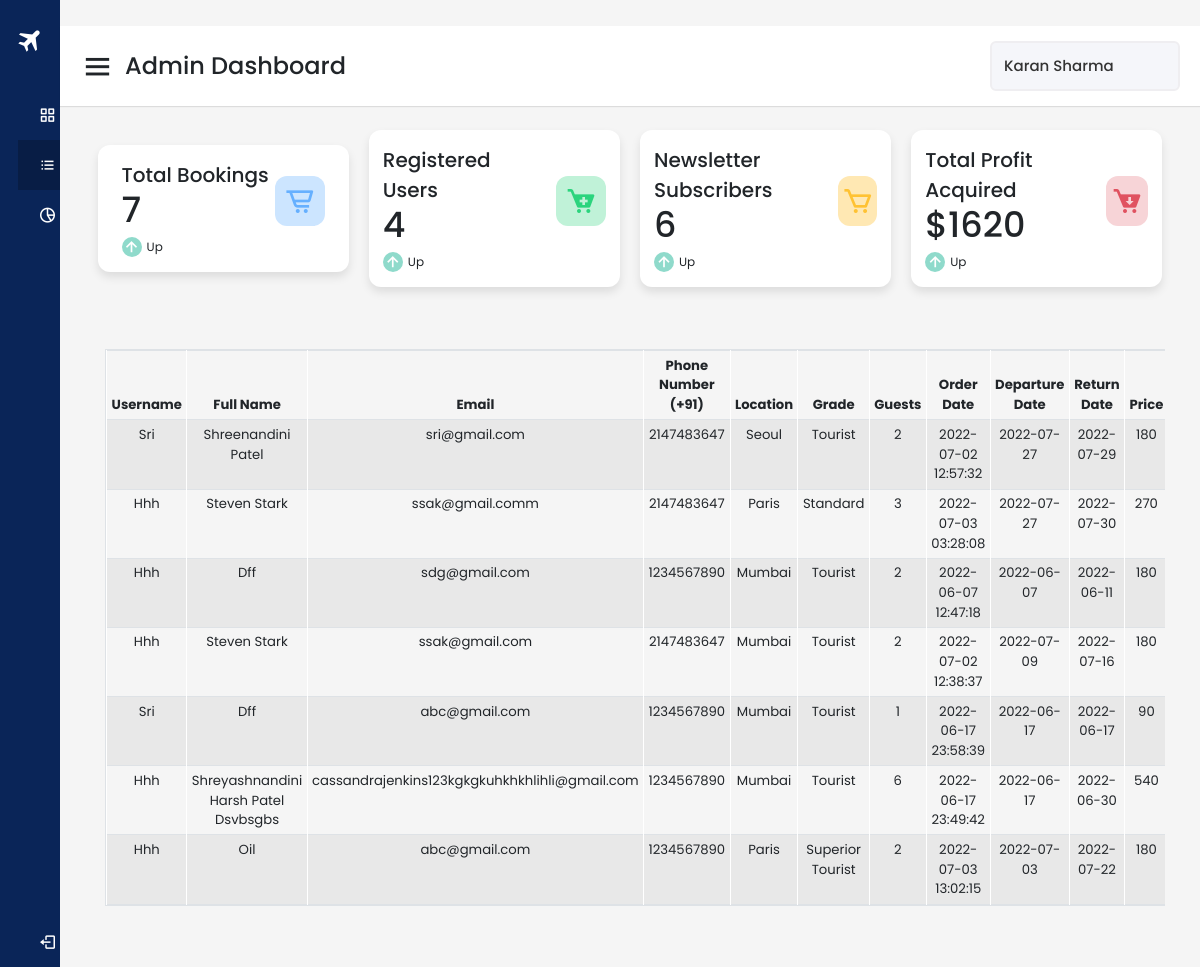
Page /adminbook.php (signed in) on the committed database.
### tables this page shows
CREATE TABLE IF NOT EXISTS `book` (
  `id` int NOT NULL AUTO_INCREMENT,
  `username` varchar(100) NOT NULL,
  `name` varchar(100) NOT NULL,
  `email` varchar(100) NOT NULL,
  `phone` int NOT NULL,
  `order_date` timestamp NOT NULL DEFAULT CURRENT_TIMESTAMP,
  `location` varchar(100) NOT NULL,
  `grade` varchar(100) NOT NULL,
  `guests` int NOT NULL,
  `departure_date` date NOT NULL,
  `return_date` date NOT NULL,
  `price` double NOT NULL,
  PRIMARY KEY (`id`)
);

### adminbook.php (the view, shortened to what this page needs)
<?php session_start();
include('dbconnection.php');
?>
<!DOCTYPE html>
<html lang="en" dir="ltr">
<head>
    <link rel="stylesheet" href="style.css">
    <link href='https://unpkg.com/boxicons@2.0.7/css/boxicons.min.css' rel='stylesheet'>
    <link rel="stylesheet" href="style.css">
    <link href="https://cdn.jsdelivr.net/npm/bootstrap@5.2.0-beta1/dist/css/bootstrap.min.css" rel="stylesheet">
    <link rel="stylesheet" href="https://cdnjs.cloudflare.com/ajax/libs/font-awesome/6.1.1/css/all.min.css" />
</head>
<body>
    <div class="sidebar">
        <div class="logo-details">
            <i class='bx bxs-plane-alt'></i>
            <a href="index.php" class="logo text-decoration-none">
                <div class="wrapper logo_name">
                    <span>T</span>
                    <span>R</span>
                    <span>A</span>
                    <span>V</span>
                    <span>E</span>
                    <span>L</span>
                </div>
            </a>
        </div>
        <ul class="nav-links">
            <li>
                <a href="admin.php">
                    <i class='bx bx-grid-alt'></i>
                    <span class="links_name">Admin Dashboard</span>
                </a>
            </li>
            <li>
                <a href="adminbook.php" class="active">
                    <i class='bx bx-list-ul'></i>
                    <span class="links_name">List of Bookings</span>
                </a>
            </li>
            <li>
                <a href="analytics.php">
                    <i class='bx bx-pie-chart-alt-2'></i>
                    <span class="links_name">Registered Users</span>
                </a>
            </li>
            <li class="log_out">
                <a href="admin.php?adminlogout='1'">
                    <i class='bx bx-log-out'></i>
                    <span class="links_name">Log out</span>
                </a>
            </li>
        </ul>
    </div>
    <section class="home-section">
        <nav>
            <div class="sidebar-button">
                <i class='bx bx-menu sidebarBtn'></i>
                <span class="dashboard">Admin Dashboard</span>
            </div>
            <div class="profile-details">
                <span class="admin_name">
                    <?php
                    $result = mysqli_query($conn, "SELECT name FROM admin WHERE username='" . $_SESSION['admin'] . "'");
                    $res = mysqli_fetch_array($result, MYSQLI_ASSOC);
                    echo $res['name'];
                    ?>
                </span>
            </div>
        </nav>
        <div class="home-content">
            <div class="overview-boxes">
                <div class="box">
                    <div class="right-side">
                        <div class="box-topic">Total Bookings</div>
                        <div class="number">
                            <?php
                            $result = mysqli_query($conn, "SELECT * FROM book");
                            $res = mysqli_num_rows($result);
                            echo $res;
                            ?>
                        </div>
                        <div class="indicator">
                            <i class='bx bx-up-arrow-alt'></i>
                            <span class="text">Up</span>
                        </div>
                    </div>
                    <i class='bx bx-cart-alt cart'></i>
                </div>
                <div class="box">
                    <div class="right-side">
                        <div class="box-topic">Registered Users</div>
                        <div class="number">
                            <?php
                            $result = mysqli_query($conn, "SELECT * FROM users");
                            $res = mysqli_num_rows($result);
                            echo $res;
                            ?>
                        </div>
                        <div class="indicator">
                            <i class='bx bx-up-arrow-alt'></i>
                            <span class="text">Up</span>
                        </div>
                    </div>
                    <i class='bx bxs-cart-add cart two'></i>
                </div>
                <div class="box">
                    <div class="right-side">
                        <div class="box-topic">Newsletter Subscribers</div>
                        <div class="number">
                            <?php
                            $result = mysqli_query($conn, "SELECT * FROM newsletter");
                            $res = mysqli_num_rows($result);
                            echo $res;
                            ?>
                        </div>
                        <div class="indicator">
                            <i class='bx bx-up-arrow-alt'></i>
                            <span class="text">Up</span>
                        </div>
                    </div>
                    <i class='bx bx-cart cart three'></i>
                </div>
                <div class="box">
                    <div class="right-side">
                        <div class="box-topic">Total Profit Acquired</div>
                        <div class="number">
                            <?php
                            $result = mysqli_query($conn, "SELECT sum(price) as amount FROM book");
                            $res = mysqli_fetch_array($result, MYSQLI_ASSOC);
                            echo "$" . $res['amount'];
                            ?>
                        </div>
                        <div class="indicator">
                            <i class='bx bx-up-arrow-alt'></i>
                            <span class="text">Up</span>
                        </div>
                    </div>
                    <i class='bx bxs-cart-download cart four'></i>
                </div>
            </div>
            <?php
            include("dbconnection.php");
            $result = mysqli_query($conn, "SELECT * FROM book");
            ?>
            <section class="account-section">
                <div class="account table-responsive">
                    <table class="center table table-striped table-bordered">
                        <thead>
                            <tr>
                                <th scope="col">Username</th>
                                <th scope="col">Full Name</th>
                                <th scope="col">Email</th>
                                <th scope="col">Phone number (+91)</th>
                                <th scope="col">Location</th>
                                <th scope="col">Grade</th>
                                <th scope="col">Guests</th>
                                <th scope="col">Order date</th>
                                <th scope="col">Departure Date</th>
                                <th scope="col">Return Date</th>
                                <th scope="col">Price</th>
                            </tr>
                        </thead>
                        <tbody>
                            <?php
                            $rows = mysqli_num_rows($result);
                            if ($rows == 0) {
                                echo "<tr><td colspan='12'>" . 'No Records Found' . "</td></tr>";
                            } else {
                                while ($res = mysqli_fetch_array($result, MYSQLI_ASSOC)) {
                                    echo "<tr>";
                                    echo "<td>" . $res['username'] . "</td>";
                                    echo "<td>" . $res['name'] . "</td>";
                                    echo "<td class='email'>" . $res['email'] . "</td>";
                                    echo "<td>" . $res['phone'] . "</td>";
                                    echo "<td>" . $res['location'] . "</td>";
                                    echo "<td>" . $res['grade'] . "</td>";
                                    echo "<td>" . $res['guests'] . "</td>";
                                    echo "<td>" . $res['order_date'] . "</td>";
                                    echo "<td>" . $res['departure_date'] . "</td>";
                                    echo "<td>" . $res['return_date'] . "</td>";
                                    echo "<td>" . $res['price'] . "</td>";
                                }
                            }
                            ?>
                        </tbody>
                    </table>
                </div>
            </section>
        </div>
    </section>
</body>
</html>

### style.css (style rules this page uses)
:root { --colorMain: #4784e6; --brShadow: 6px 6px 15px #3c70c4; --tlShadow: -6px -6px 15px #5298ff; --box-shadow: 0 0.5rem 1rem rgba(0, 0, 0, 0.1); --border: 0.1rem solid var(--black); }
* { font-family: "Nunito", sans-serif; margin: 0; padding: 0; box-sizing: border-box; outline: none; border: none; text-decoration: none; }
html { font-size: 63.5%; overflow-x: hidden; scroll-padding-top: 6rem; scroll-behavior: smooth; text-decoration: none; scrollbar-color: var(--colorMain) white; }
section { padding: 5rem 10%; }
a { text-decoration: none; }
.wrapper { width: max-content; margin-left: 2rem; margin-right: 2rem; }
.wrapper span { -webkit-text-stroke-width: 1.5px; text-shadow: 0 0px var(--brShadow), 0 0px var(--tlShadow); transform: translate(0, 100%) rotate(2deg); -webkit-transform: translate(0, 100%) rotate(2deg); -moz-transform: translate(0, 100%) rotate(2deg); animation: jump 2s ease-in-out infinite; -moz-animation: jump 2s ease-in-out infinite; -webkit-animation: jump 2s ease-in-out infinite; -o-animation: jump 2s ease-in-out infinite; color: var(--colorMain); }
.wrapper span:nth-child(1) { animation-delay: 120ms; -moz-animation-delay: 120ms; -webkit-animation-delay: 120ms; -o-animation-delay: 120ms; }
.wrapper span:nth-child(2) { animation-delay: 240ms; -moz-animation-delay: 240ms; -webkit-animation-delay: 240ms; -o-animation-delay: 240ms; }
.wrapper span:nth-child(3) { animation-delay: 360ms; -moz-animation-delay: 360ms; -webkit-animation-delay: 360ms; -o-animation-delay: 360ms; }
.wrapper span:nth-child(4) { animation-delay: 480ms; -moz-animation-delay: 480ms; -webkit-animation-delay: 480ms; -o-animation-delay: 480ms; }
.wrapper span:nth-child(5) { animation-delay: 600ms; -moz-animation-delay: 600ms; -webkit-animation-delay: 600ms; -o-animation-delay: 600ms; }
.wrapper span:nth-child(6) { animation-delay: 720ms; -moz-animation-delay: 720ms; -webkit-animation-delay: 720ms; -o-animation-delay: 720ms; }
@media (max-width: 1200px) { html { font-size: 55%; } }
@media (max-width: 1200px) { section { padding: 3rem 5%; } }

### rows in the picture
book: username "Sri", name "Shreenandini Patel", email "sri@gmail.com", phone "2147483647", location "Seoul", grade "Tourist", guests "2", order_date "2022-07-02 12:57:32", departure_date "2022-07-27", return_date "2022-07-29", price "180"
book: username "Hhh", name "Steven Stark", email "ssak@gmail.comm", phone "2147483647", location "Paris", grade "Standard", guests "3", order_date "2022-07-03 03:28:08", departure_date "2022-07-27", return_date "2022-07-30", price "270"
book: username "Hhh", name "Dff", email "sdg@gmail.com", phone "1234567890", location "Mumbai", grade "Tourist", guests "2", order_date "2022-06-07 12:47:18", departure_date "2022-06-07", return_date "2022-06-11", price "180"
book: username "Hhh", name "Steven Stark", email "ssak@gmail.com", phone "2147483647", location "Mumbai", grade "Tourist", guests "2", order_date "2022-07-02 12:38:37", departure_date "2022-07-09", return_date "2022-07-16", price "180"
book: username "Sri", name "Dff", email "abc@gmail.com", phone "1234567890", location "Mumbai", grade "Tourist", guests "1", order_date "2022-06-17 23:58:39", departure_date "2022-06-17", return_date "2022-06-17", price "90"
book: username "Hhh", name "Shreyashnandini Harsh Patel Dsvbsgbs", email "cassandrajenkins123kgkgkuhkhkhlihli@gmail.com", phone "1234567890", location "Mumbai", grade "Tourist", guests "6", order_date "2022-06-17 23:49:42", departure_date "2022-06-17", return_date "2022-06-30", price "540"
book: username "Hhh", name "Oil", email "abc@gmail.com", phone "1234567890", location "Paris", grade "Superior Tourist", guests "2", order_date "2022-07-03 13:02:15", departure_date "2022-07-03", return_date "2022-07-22", price "180"

### other values in the picture
$res['name'] "Karan Sharma"
$res "7"
$res "4"
$res "6"
$res['amount'] "1620"
